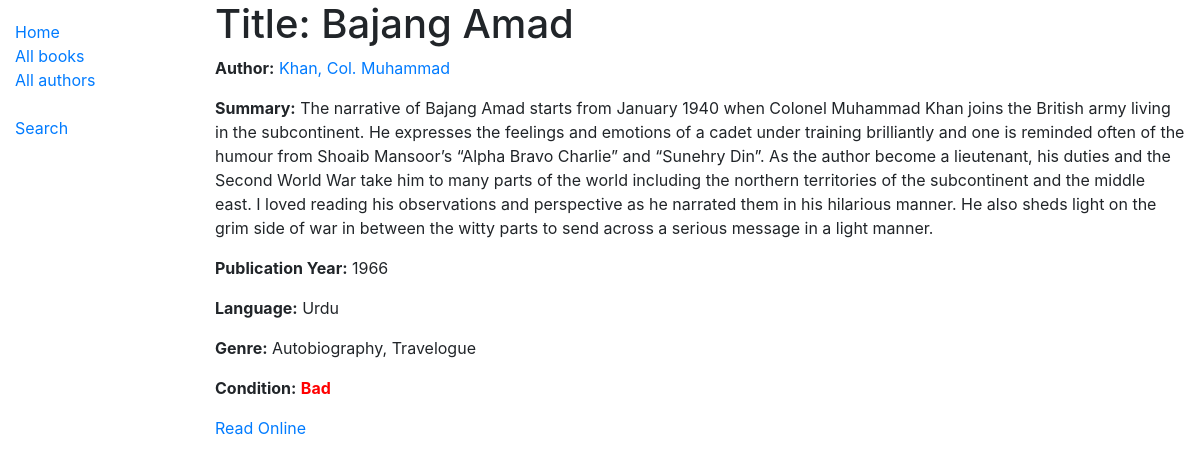
/catalog/book/2, run on the app's committed database.
### catalog/models.py (models this page shows, shortened)
class Book(models.Model):
    LANGUAGES = (
        ('e', 'English'),
        ('u', 'Urdu'),
        ('s', 'Sindhi'),
        ('a', 'Arabic'),
        ('p', 'Persion'),
    )
    CONDITIONS = (
        ('g','Good'),
        ('b','Bad'),
        ('f','fine'),
    )
    title = models.CharField(max_length=200)
    author = models.ForeignKey('Author', on_delete=models.SET_NULL, null=True)
    language = models.CharField(max_length=1,choices = LANGUAGES,blank=True, default='s')
    summary = models.TextField(max_length=1000, help_text='Enter a brief description of the book')
    genre = models.ManyToManyField(Genre, help_text='Select a genre for this book')
    YEAR_CHOICES = [(r,r) for r in range(1800, datetime.date.today().year+1)]
    pub_year = models.IntegerField(('year'), choices=YEAR_CHOICES, default=datetime.datetime.now().year)
    condition = models.CharField(max_length=1,choices = CONDITIONS,blank=True, default='g')
    url = models.URLField(max_length=400,default='#')
    class Meta:
        ordering = ['title','-pub_year']
    def display_genre(self):
        """Create a string for the Genre. This is required to display genre in Admin."""
        return ', '.join(genre.name for genre in self.genre.all()[:3])
    display_genre.short_description = 'Genre'

class Author(models.Model):
    first_name = models.CharField(max_length=100)
    last_name = models.CharField(max_length=100)
    date_of_birth = models.DateField(null=True, blank=True)
    date_of_death = models.DateField('Died', null=True, blank=True)
    class Meta:
        ordering = ['first_name','last_name']
    def __str__(self):
        return f'{self.last_name}, {self.first_name}'

class Genre(models.Model):
    name = models.CharField(max_length=200, help_text='Enter a book genre (e.g. Science Fiction)')
    def __str__(self):
        return self.name

### catalog/views.py (the view)
# urls.py: re_path(r'^book/(?P<pk>\d+)$', views.BookDetailView.as_view(), name='book-detail'),
class BookDetailView(generic.DetailView):
    model = Book

### catalog/templates/catalog/book_detail.html (shortened to what this page needs)
{% extends "base_generic.html" %}
{% block content %}
  <h1>Title: {{ book.title }}</h1>
  <p><strong>Author:</strong> <a href="{% url 'author-detail' book.author.pk %}">{{ book.author }}</a></p>
  <p><strong>Summary:</strong> {{ book.summary }}</p>
  <p><strong>Publication Year:</strong> {{ book.pub_year }}</p>
  <p><strong>Language:</strong> {{ book.get_language_display }}</p>
  <p><strong>Genre:</strong> {% for genre in book.genre.all %} {{ genre }}{% if not forloop.last %}, {% endif %}{% endfor %}</p>
  {% ifequal book.condition 'b' %}
  <p><strong>Condition:</strong>   <span style="color:red;font-weight: bold;">{{ book.get_condition_display }}</span> </p>
  {% endifequal %}
  {% ifnotequal book.url '#' %}
  <p><a href="{{book.url }}"> Read Online</a></p>
  {% endifnotequal %}
    {% endblock %}

### catalog/templates/base_generic.html (shortened to what this page needs)
<!DOCTYPE html>
<html lang="en">
<head>
  <link rel="stylesheet" href="https://stackpath.bootstrapcdn.com/bootstrap/4.1.3/css/bootstrap.min.css">
  {% load static %}
  <link rel="stylesheet" href="{% static 'css/styles.css' %}">
</head>
<body>
  <div class="container-fluid">
    <div class="row">
      <div class="col-sm-2">
      {% block sidebar %}
        <ul class="sidebar-nav">
          <li><a href="{% url 'index' %}">Home</a></li>
          <li><a href="{% url 'books' %}">All books</a></li>
          <li><a href="{% url 'authors' %}">All authors</a></li>
          <br>
          <li><a href="{% url 'search' %}">Search</a></li>
        </ul>
     {% endblock %}
      </div>
      <div class="col-sm-10 ">{% block content %}{% endblock %}</div>
    </div>
  </div>
</body>
</html>

### catalog/static/css/styles.css (style rules this page uses)
.sidebar-nav { margin-top: 20px; padding: 0; list-style: none; }

### data on the page
Book: title "Bajang Amad", author "Khan, Col. Muhammad", summary "The narrative of Bajang Amad starts from January 1940 when Colonel Muhammad Khan joins the British army living in the subcontinent. He expresses the feelings and emotions of a cadet under training brilliantly and one is reminded often of the humour from Shoaib Mansoor’s “Alpha Bravo Charlie” and “Sunehry Din”. As the author become a lieutenant, his duties and the Second World War take him to many parts of the world including the northern territories of the subcontinent and the middle east. I loved reading his observations and perspective as he narrated them in his hilarious manner. He also sheds light on the grim side of war in between the witty parts to send across a serious message in a…", pub_year "1966", language "Urdu", condition "Bad"
Genre: name "Autobiography"
Genre: name "Travelogue"
